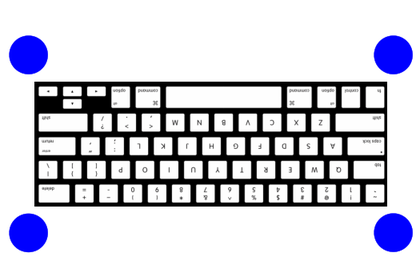
%> input picture Check_Key_Detection/Template_Keyboard.png, 420 x 277 px, shrunk from 525 x 346 before the run
$ octave inProgress.m   (GNU Octave 9; MATLAB toolbox functions it lacks are replaced by stand-ins)
%> lines starting %> are read from the running program, lines starting %| are printed output that depends on the picture; in (x1, y1, x2, y2) boxes, pixels count from 0 and x2, y2 are one past the last pixel; in counts of white or black regions, pixels touching at a corner belong together; the program's own positions count from 1
### Check_Key_Detection/MakePoint.m
function [Point,mask] = MakePoint(I,M_td)
%% Retrun coordinate of 4 points
% From top-left to bot-right
% 4x2 matrix
cR = I(:, :, 1);
cG = I(:, :, 2);
cB = I(:, :, 3);
mask1 = (cR < 0.9*cB) & (cG < 0.88*cB);
mask = mask1 & M_td;
mask = medfilt2(mask);
% imshow(mask)
CC = bwconncomp(mask);
le = [];
for i = 1 : length(CC.PixelIdxList)
    le = [le;length(CC.PixelIdxList{i})];
end
[b,ix] = sort(le,'descend');
%NewMask = zeros(size(Gr,1),size(Gr,2));
for i = 5 : length(ix)
    id = ix(i);
    PixId = CC.PixelIdxList{id};
    [x,y] = ind2sub(size(mask), PixId);
    mask(x,y) = 0;
end
Point = [];
for i = 1 : 4
    id = ix(i);
    PixId = CC.PixelIdxList{id};
    [x,y] = ind2sub(size(mask), PixId);
    Point = [Point;[round(mean(x)) round(mean(y))]];
end
Point = OrderPoint(Point);

### Check_Key_Detection/OrderPoint.m
function nP = OrderPoint(P)
% 4 point in order, which ...

[te,ix] = sort(P(:,1),'ascend');
P = P(ix,:);
P1 = P(1:2,:);
P2 = P(3:4,:);
[te,ix] = sort(P1(:,2),'ascend');
P1 = P1(ix,:);
[te,ix] = sort(P2(:,2),'descend');
P2 = P2(ix,:);
nP = [P1;P2];

### Check_Key_Detection/MaskKb.m
function in = MaskKb(Point, offset, W, H)   % 0.178 s
%% Rerturn binary image
% 1 : inside keyboard polygon
% 0: otherwise

xq = repmat([H-offset+1:H]', 1, W);

yq = repmat(1:W, offset, 1);

in = inpolygon(xq,yq,Point(:,1),Point(:,2));

### Check_Key_Detection/AreaKb.m
function [GrK,ClK] = AreaKb(I, in, offset)
%% AREAKB returns ....
% In:
% 	I:	raw image
% 	in:	binary keyboard area
%
% Out:
% 	GrK: Gray keyboard
%	Clk: Color keyboard
% See also: imshow
Gr = rgb2gray(I);
GrK = Gr(size(I,1)-offset+1:size(I,1),:).*uint8(in);
ClK = I(size(I,1)-offset+1:size(I,1),:,:).*repmat(uint8(in),[1,1,3]);

### Check_Key_Detection/Struct_Key.m
function K = Struct_Key(F,Point)
% Input
%   F : Keys' boundary segment Pic
% Outpu
%   K : Data structure of Keys (cell > struct)

% Goc toa do
O = Point(4,:);
H = abs(Point(1,1) - O(1));
W = abs(Point(3,2) - O(2));

LW = bwlabel(F);
y_max = 0;
flag =  0;
if max(LW(:))~= 64
    disp('WARNING !!! NOT ENOUGH KEY');
end
for i = 1 : 64
    %disp(i);
    [x y] = find(F~=0);
    % Find key at the right of previous key (arrange by y)
    vt_y = find(y>y_max);
    if (~isempty(vt_y))
        x_key = x(vt_y);
        y_key = y(vt_y);
    else
        x_key = x;
        y_key = y;
    end

    % Find key which is nearest with the camera (arrange by x)
    x_max = max(x_key);
    minus = 2;
    vt_x = find(x_key>=x_max - minus);
    x_key = x_key(vt_x);
    y_key = y_key(vt_x);
    vt_y = find(y_key==min(y_key));
    y_key = y_key(vt_y);
    x_key = x_key(vt_y);
    x_key = x_key(1);
    y_key = y_key(1);
    gts = LW(x_key,y_key);
    [x y] = find(LW == gts);
    % Find 4 point + center
    x_min = min(x);
    x_max = max(x);
    y_min = min(y);
    y_max = max(y);
    x_tb = round(mean(x));
    y_tb = round(mean(y));

    % Check numb 54 'Up' + 'Down'
    if (i == 54)
        if (length(x) > 100) % Merge detected -> disconnect
            vt_x = find(x == x_tb);
            x_change = x(vt_x);
            y_change = y(vt_x);
            for k = 1 : length(x_change)
                LW(x_change(k),y_change(k)) = 0;
            end
            vt_x = find(x < x_tb);
            x_change = x(vt_x);
            y_change = y(vt_x);
            for k = 1 : length(x_change)
                LW(x_change(k),y_change(k)) = 63; % numb for 'Down' key
            end

            % Find again
            [x y] = find(LW == gts);
            % Find 4 point + center
            x_min = min(x);
            x_max = max(x);
            y_min = min(y);
            y_max = max(y);
            x_tb = round(mean(x));
            y_tb = round(mean(y));
        else

        end
    else

    end
    % Make Struct
    K{i} = struct;
    K{i}.td = [x_min y_min;x_min y_max;x_max y_max;x_max y_min; x_tb y_tb];
    K{i}.axis = [abs(K{i}.td(1,1) - O(1))/H abs(K{i}.td(1,2) - O(2))/W;...
                abs(K{i}.td(2,1) - O(1))/H abs(K{i}.td(2,2) - O(2))/W;...
                abs(K{i}.td(3,1) - O(1))/H abs(K{i}.td(3,2) - O(2))/W;...
                abs(K{i}.td(4,1) - O(1))/H abs(K{i}.td(4,2) - O(2))/W];
    K{i}.name = i;
    K{i}.area = round(polyarea(K{i}.td(1:4,1),K{i}.td(1:4,2)));
    temp = LW;
    LW(LW == gts) = 0;
    temp(temp==gts) = 0;
    temp(temp~=0) = 1;
    F = F & temp;

    % [6 lines of commented-out code are left out]

end

if length(K)~= 64
    disp('ERROR ERROR ERROR ERROR ERROR ERROR ERROR');
end

%%
% [8 lines of commented-out code are left out]

### Check_Key_Detection/inProgress.m
%% TEMPLATE KEYBOARD
clear
clc

Frame = imread('Template_Keyboard.png');
%> Frame is the input picture: size 277x420x3 uint8; mean R, G, B 202.9, 202.9, 213.3
portion = 1; % portion of detect (from bottom up)
offset = round(portion*size(Frame,1));
%> offset = 277
M_td1 = zeros(size(Frame,1)-offset,size(Frame,2));
M_td2 = ones(offset,size(Frame,2));
M_td = [M_td1;M_td2]; % Create mask

% Find Point and Mask
[Point,mask] = MakePoint(Frame,M_td);
%> in MakePoint, `mask1 = (cR < 0.9*cB) & (cG < 0.88*cB);`:
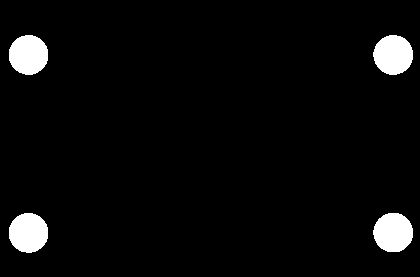
%> mask1: size 277x420 logical; 4.3% white; 4 white regions, box (x1, y1, x2, y2) and area: (373, 35, 413, 75) 1246, (9, 35, 48, 75) 1241, (9, 213, 48, 253) 1241, (373, 213, 413, 252) 1237
%> in MakePoint, `CC = bwconncomp(mask);`: CC = 4 connected components
%> the loop in MakePoint, `for i = 1 : length(CC.PixelIdxList)` made 4 passes
%> le on passes 1 to 4: 1241, [1241; 1241], [1241; 1241; 1246], [1241; 1241; 1246; 1237]
%> in MakePoint, `[b,ix] = sort(le,'descend');`: b = [1246; 1241; 1241; 1237]; ix = [3; 1; 2; 4]
%> the loop in MakePoint, `for i = 1 : 4` made 4 passes
%> (id, Point) on passes 1 to 4: (3, [55 394]), (1, [55 394; 55 29]), (2, [55 394; 55 29; 233 29]), (4, [55 394; 55 29; 233 29; 233 394])
%> in OrderPoint, `[te,ix] = sort(P(:,1),'ascend');`: te = [55; 55; 233; 233]; ix = [1; 2; 3; 4]
%> in OrderPoint, `P = P(ix,:);`: P = [55 394; 55 29; 233 29; 233 394]
%> in OrderPoint, `P1 = P(1:2,:);`: P1 = [55 394; 55 29]
%> in OrderPoint, `P2 = P(3:4,:);`: P2 = [233 29; 233 394]
%> in OrderPoint, `[te,ix] = sort(P1(:,2),'ascend');`: te = [29; 394]; ix = [2; 1]
%> in OrderPoint, `P1 = P1(ix,:);`: P1 = [55 29; 55 394]
%> in OrderPoint, `[te,ix] = sort(P2(:,2),'descend');`: te = [394; 29]
%> in OrderPoint, `P2 = P2(ix,:);`: P2 = [233 394; 233 29]
%> in OrderPoint, `nP = [P1;P2];`: nP = [55 29; 55 394; 233 394; 233 29]
%> Point = [55 29; 55 394; 233 394; 233 29]
% Fill Polygon
in = MaskKb(Point,offset,size(Frame,2),size(Frame,1));
%> in MaskKb, `in = inpolygon(xq,yq,Point(:,1),Point(:,2));`:
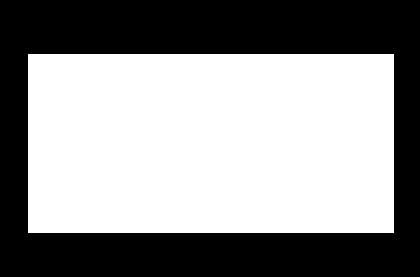
%> in: size 277x420 logical; 56.3% white; 1 black region, box (x1, y1, x2, y2) and area: (0, 0, 420, 277) 50826
% Find Keyboard base on in-mask
[Ori_GrK,Ori_ClK] = AreaKb(Frame,in,offset);


% Find white color pixel in Keyboard (default key's color is white)
YBR = rgb2ycbcr(Ori_ClK);
%> YBR: size 277x420x3 uint8; mean of channels 1, 2, 3 101.3, 129.2, 127.8
e = 50;
k = 10;
YBR = YBR(:,:,1)>255-e & abs(YBR(:,:,2)-YBR(:,:,3))<k & abs(YBR(:,:,2)-128)<k & abs(YBR(:,:,3)-128)<k;
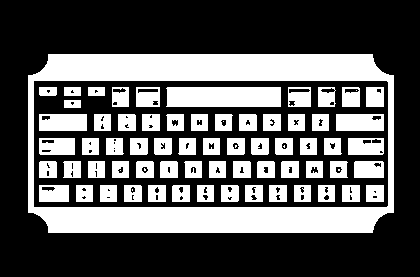
%> YBR: size 277x420 logical; 35.4% white; 73 white regions (8 under 20 px), largest, box (x1, y1, x2, y2) and area: (28, 54, 394, 233) 19563, (166, 87, 281, 107) 2282, (39, 114, 87, 131) 788

% Remove largest white part -> remains keys part
L = bwlabel(YBR);
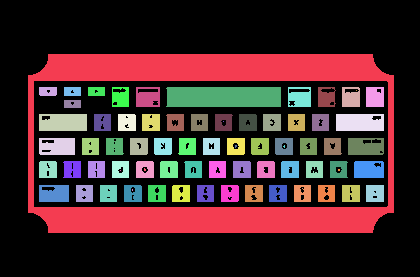
%> L: size 277x420 double; 74 distinct labels, from 0 to 73; one colour per label, 0 black
temp = zeros(max(L(:)),2);
for i = 1 : max(L(:))
    temp(i,:) = [i size(find(L==i),1)];
end
%> this loop made 73 passes
%> after the loop, temp = 73 rows, first 12: [1 19563; 2 153; 3 788; 4 560; 5 287; 6 471; 7 277; 8 147; 9 129; 10 273; 11 277; 12 147]

vtl = find(temp(:,2)==max(temp(:,2)));
%> vtl = 1
L(L == temp(vtl,1)) = 0;
L(L~=0) = 1;
%> L: size 277x420 double; values 0 (black) and 1 (white), 18.5% white; 72 white regions (8 under 20 px), largest, box (x1, y1, x2, y2) and area: (166, 87, 281, 107) 2282, (39, 114, 87, 131) 788, (336, 114, 384, 131) 787
L = imfill(L);
%> L: size 277x420 double; values 0 (black) and 1 (white), 19.8% white; 64 white regions, largest, box (x1, y1, x2, y2) and area: (166, 87, 281, 107) 2282, (39, 114, 87, 131) 816, (336, 114, 384, 131) 816

% Detect Edge

Edge = edge(L,'Canny');
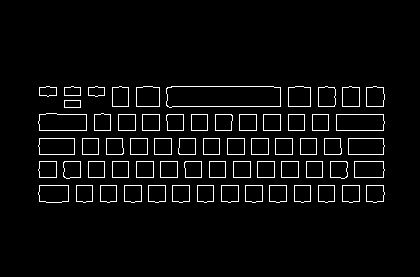
%> Edge: size 277x420 logical; 4% white in thin lines or dots, all inside (x1, y1, x2, y2) = (38, 86, 385, 203)
thres = 20;
Edge = bwareaopen(Edge,thres);

% Create Struct from template
K = Struct_Key(Edge,Point);
%> in Struct_Key, `O = Point(4,:);`: O = [233 29]
%> in Struct_Key, `H = abs(Point(1,1) - O(1));`: H = 178
%> in Struct_Key, `W = abs(Point(3,2) - O(2));`: W = 365
%> in Struct_Key, `LW = bwlabel(F);`:
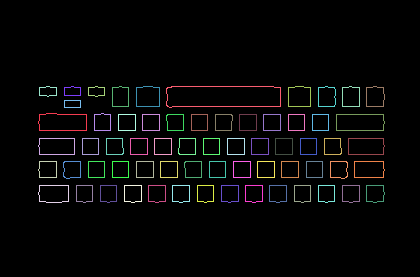
%> LW: size 277x420 double; 65 distinct labels, from 0 to 64; one colour per label, 0 black
%> the loop in Struct_Key, `for i = 1 : 64` made 64 passes
%> (y_key, x_key, gts) on passes 1 to 12: (40, 201, 4), (77, 201, 9), (101, 201, 14), (125, 201, 19), (149, 201, 24), (173, 201, 29), (198, 201, 33), (222, 201, 37), (246, 201, 41), (270, 201, 45), (295, 201, 50), (319, 201, 55)
%> (y_key, x_key) on pass 52: ([313; 313; 313], [129; 130; 131])
%> pass 2, in Struct_Key, `F = F & temp;`:
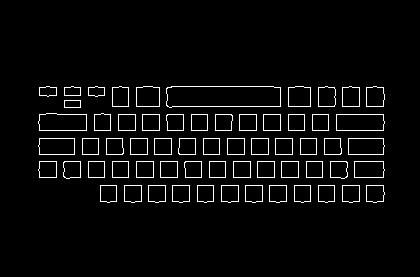
%> F: size 277x420 logical; 3.8% white in thin lines or dots, all inside (x1, y1, x2, y2) = (38, 86, 385, 203)
%> after the loop in Struct_Key, `for i = 1 : 64`: F: size 277x420 logical; 3.96% of pixels changed, all inside (x1, y1, x2, y2) = (38, 86, 385, 203)

% [11 lines of commented-out code are left out]
save Key_Struct K
%% MAPING FROM TEMPLATE TO KEYBOARD IN VIDEO
% Load pic containing perfect keyboard
Frame = load ('KeyBoard.mat'); %Ori_ClK
Frame = Frame.Ori_ClK;

% Decide area of detecting keyboard
portion = 1; % portion of detect (from bottom up)
offset = round(portion*size(Frame,1));
M_td1 = zeros(size(Frame,1)-offset,size(Frame,2));
M_td2 = ones(offset,size(Frame,2));
M_td = [M_td1;M_td2]; % Create mask

% Find Point and Mask
[Point,mask] = MakePoint(Frame,M_td);
% Fill Polygon
in = MaskKb(Point,offset,size(Frame,2),size(Frame,1));
% Find Keyboard base on in-mask
[Ori_GrK,Ori_ClK] = AreaKb(Frame,in,offset);


% A : Point(1) - B : Point(2) - C : Point(3) - B : Point(4) (clockwise)
A = Point(1,:);
B = Point(2,:);
C = Point(3,:);
D = Point(4,:);
% [4 lines of commented-out code are left out]
DA = A - D;
DC = C - D;
CB = B - C;
% vectorW = Point(2,:) - Point(1,:);

% Load Struct
load Key_Struct
for j = 1 : length(K)
    Key = K{j}.axis;
    Key_map{j} = zeros(4,2);
    for i = 1 : 4
        DE = Key(i,1)* DA;
        CF = Key(i,1)* CB;
        E = DE + D;
        F = CF + C;
        EF = F - E;
        EP = Key(i,2)* EF;
        P = EP + E;
%         P = P;
        Key_map{j}(i,:) = [P(1),P(2)];
    end
end
%> this loop made 64 passes
